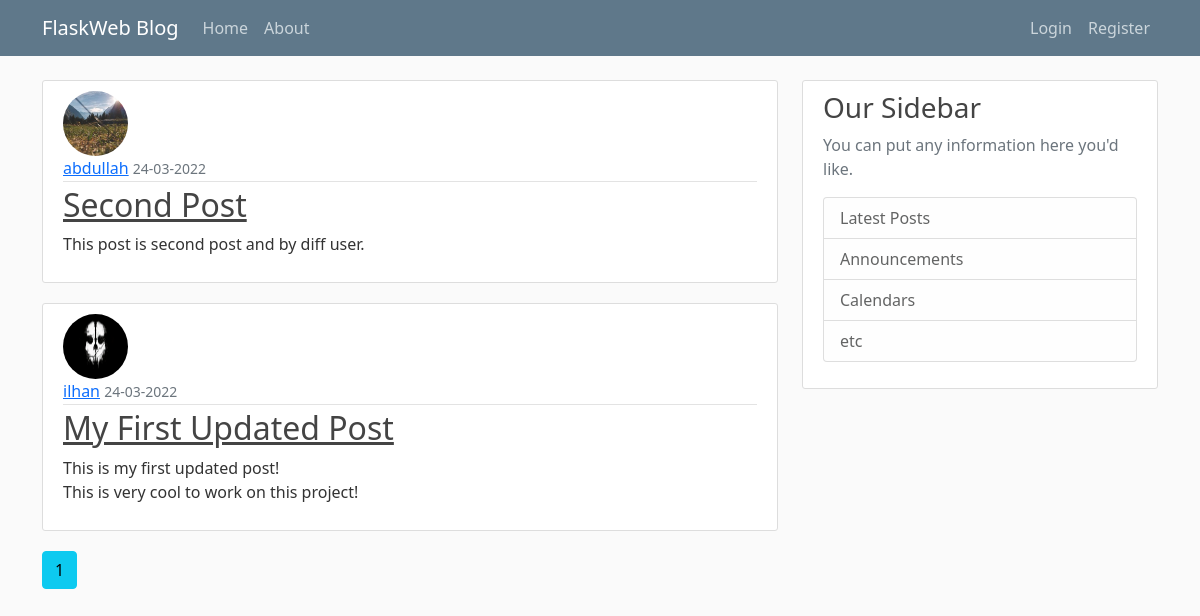
The app's page /home, older data.
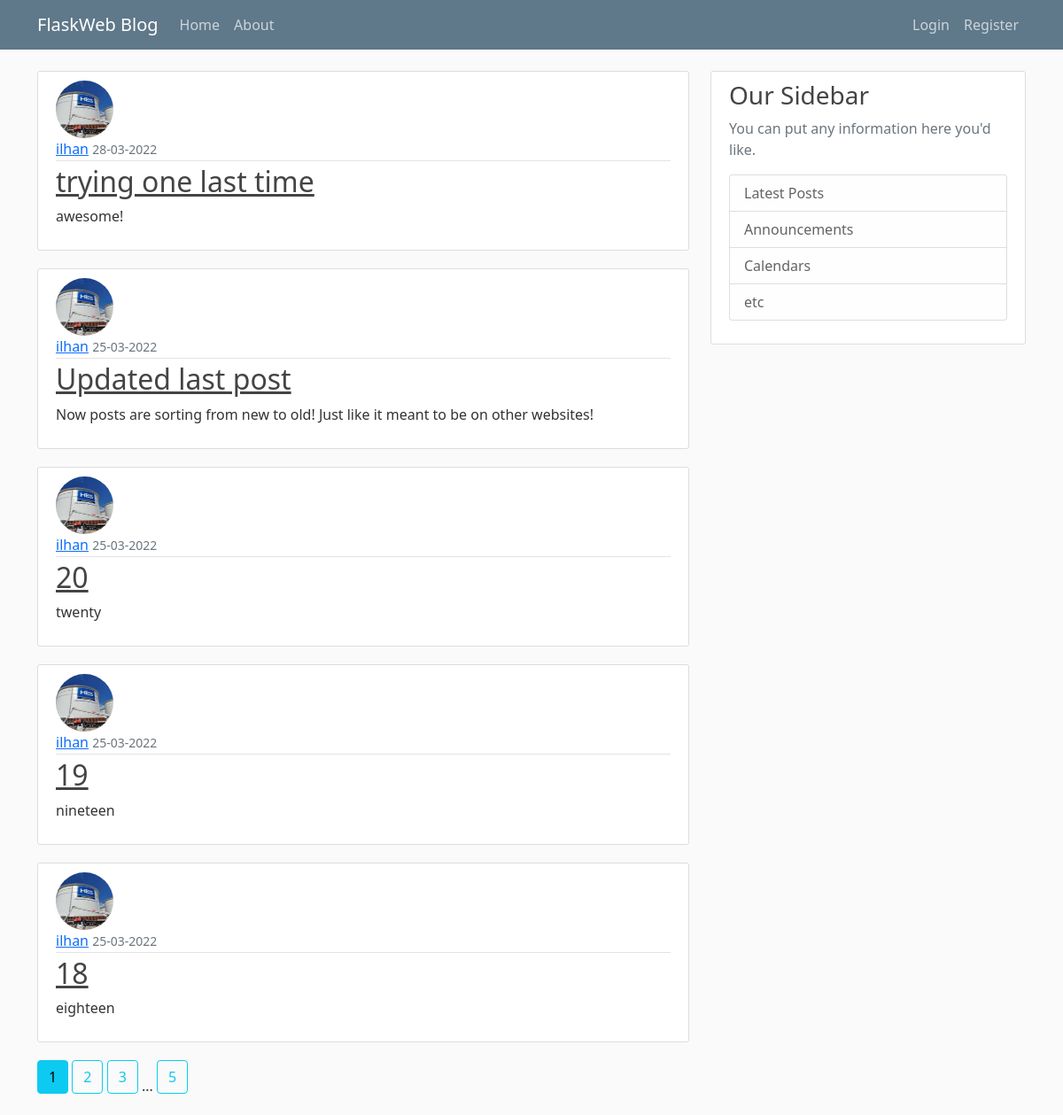
The same page, newer data.
### flaskweb/models.py (models this page shows, shortened)
class Post(db.Model):
    id = db.Column(db.Integer, primary_key=True)
    title = db.Column(db.String(100), nullable=False)
    date_posted = db.Column(db.DateTime, nullable=False, default=datetime.utcnow)
    content = db.Column(db.Text, nullable=False)
    user_id = db.Column(db.Integer, db.ForeignKey('user.id'), nullable=False)

class User(db.Model, UserMixin):
    id = db.Column(db.Integer, primary_key=True)
    username = db.Column(db.String(20), unique=True, nullable=False)
    email = db.Column(db.String(120), unique=True, nullable=False)
    image_file = db.Column(db.String(20), default='default.jpg', nullable=False)
    password = db.Column(db.String(60), nullable=False)
    posts = db.relationship('Post', backref='author', lazy=True)

### flaskweb/main/routes.py (the view)
@main.route('/')
@main.route('/home')
def home():
    page = request.args.get('page', 1, type=int)
    posts = Post.query.order_by(Post.date_posted.desc()).paginate(page=page, per_page=5)
    return render_template("home.html", posts=posts)

### flaskweb/templates/home.html
{% extends "layout.html" %}
{% block content %}
    {% for post in posts.items %}
        <article class="media content-section">
          <img class="rounded-circle article-img" src="{{ url_for('static', filename='profile_pics/' + post.author.image_file) }}">
          <div class="media-body">
            <div class="article-metadata">
              <a class="mr-2" href="{{ url_for('users.user_posts', username=post.author.username) }}">{{ post.author.username }}</a>
              <small class="text-muted">{{ post.date_posted.strftime('%d-%m-%Y') }}</small>
            </div>
            <h2><a class="article-title" href="{{ url_for('posts.post', post_id=post.id) }}">{{ post.title }}</a></h2>
            <p class="article-content">{{ post.content }}</p>
          </div>
        </article>
    {% endfor %}
    {% for page_num in posts.iter_pages(left_edge=1, right_edge=1, left_current=1, right_current=3) %}
      {% if page_num %}
        {% if posts.page == page_num %}
          <a class="btn btn-info mb-4" href="{{ url_for('main.home', page=page_num) }}">{{ page_num }}</a>
        {% else %}
          <a class="btn btn-outline-info mb-4" href="{{ url_for('main.home', page=page_num) }}">{{ page_num }}</a>
        {% endif %}
      {% else %}
        ...
      {% endif %}
    {% endfor %}
{% endblock content %}

Row changes from the older to the newer data that the page shows:
no longer on this page (row unchanged): Post: image_file (placeholder picture), author.username "abdullah", date_posted "24-03-2022", title "Second Post", content "This post is second post and by diff user."
no longer on this page (row unchanged): Post: image_file (picture), author.username "ilhan", date_posted "24-03-2022", title "My First Updated Post", content "This is my first updated post! This is very cool to work on this project!"
added Post: image_file (picture), author.username "ilhan", date_posted "28-03-2022", title "trying one last time", content "awesome!"
added Post: image_file (picture), author.username "ilhan", date_posted "25-03-2022", title "Updated last post", content "Now posts are sorting from new to old! Just like it meant to be on other websites!"
added Post: image_file (picture), author.username "ilhan", date_posted "25-03-2022", title "20", content "twenty"
added Post: image_file (picture), author.username "ilhan", date_posted "25-03-2022", title "19", content "nineteen"
added Post: image_file (picture), author.username "ilhan", date_posted "25-03-2022", title "18", content "eighteen"
Text that changed along with them:
new list line: "2"
new list line: "3"
new list line: "5"
